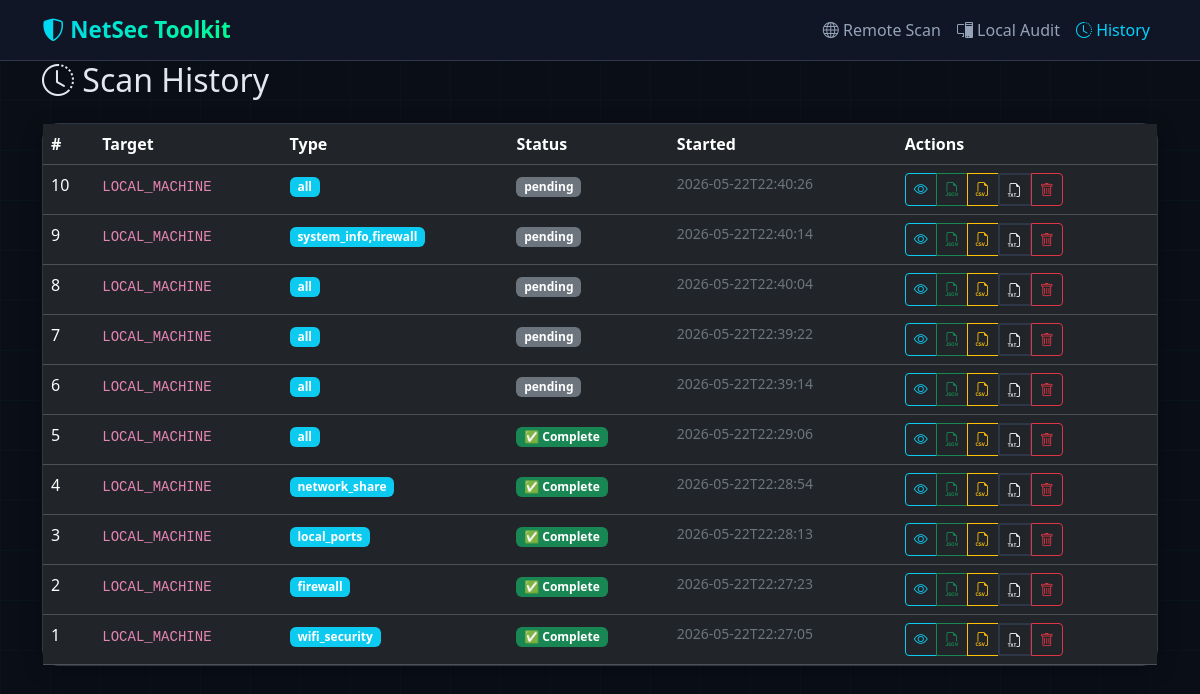
The page /scans on the database as committed earlier.
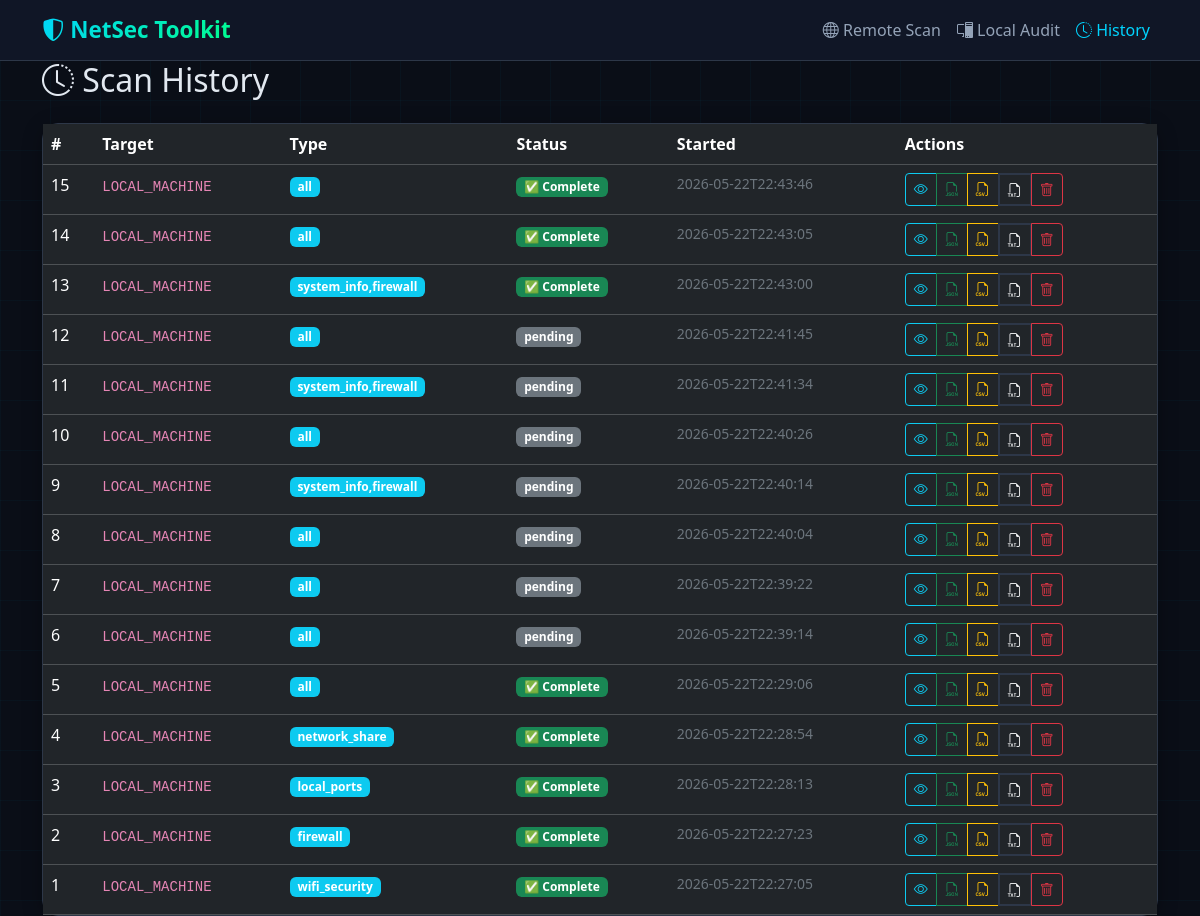
The same page on the database as committed later.
### utils/database.py (models this page shows, shortened)
class ScanHistory(db.Model):
    __tablename__ = 'scan_history'
    id = db.Column(db.Integer, primary_key=True)
    target_url = db.Column(db.String(500), nullable=False)
    scan_type = db.Column(db.String(100), nullable=False)
    status = db.Column(db.String(50), default='running')
    results = db.Column(db.Text, default='{}')
    started_at = db.Column(db.DateTime, default=datetime.utcnow)
    completed_at = db.Column(db.DateTime, nullable=True)
    def to_dict(self):
        return {
            'id': self.id,
            'target_url': self.target_url,
            'scan_type': self.scan_type,
            'status': self.status,
            'started_at': self.started_at.isoformat() if self.started_at else None,
            'completed_at': self.completed_at.isoformat() if self.completed_at else None,
        }

### app.py (the view)
@app.route('/scans')
def scans():
    history = ScanHistory.query.order_by(ScanHistory.started_at.desc()).all()
    return render_template('scans.html', scans=[s.to_dict() for s in history])

### templates/scans.html (shortened to what this page needs)
<!DOCTYPE html>
<html lang="en" data-bs-theme="dark">
<head>
    <link href="https://cdn.jsdelivr.net/npm/bootstrap@5.3.2/dist/css/bootstrap.min.css" rel="stylesheet">
    <link href="https://cdn.jsdelivr.net/npm/bootstrap-icons@1.11.2/font/bootstrap-icons.css" rel="stylesheet">
    <link rel="stylesheet" href="{{ url_for('static', filename='css/main.css') }}">
</head>
<body>
    <nav class="navbar navbar-expand-lg sticky-top">
        <div class="container">
            <a class="navbar-brand" href="/"><i class="bi bi-shield-shaded"></i> NetSec Toolkit</a>
            <div class="collapse navbar-collapse" id="navbarNav">
                <ul class="navbar-nav ms-auto">
                    <li class="nav-item"><a class="nav-link" href="/"><i class="bi bi-globe"></i> Remote Scan</a></li>
                    <li class="nav-item"><a class="nav-link" href="/local"><i class="bi bi-pc-display"></i> Local Audit</a></li>
                    <li class="nav-item"><a class="nav-link active" href="/scans"><i class="bi bi-clock-history"></i> History</a></li>
                </ul>
            </div>
        </div>
    </nav>
    <div class="container position-relative" style="z-index: 1;">
        <h2 class="mb-4"><i class="bi bi-clock-history"></i> Scan History</h2>
        {% if scans %}
        <div class="card">
            <div class="card-body p-0">
                <div class="table-responsive">
                    <table class="table table-dark table-hover mb-0">
                        <thead>
                            <tr>
                                <th>#</th>
                                <th>Target</th>
                                <th>Type</th>
                                <th>Status</th>
                                <th>Started</th>
                                <th>Actions</th>
                            </tr>
                        </thead>
                        <tbody>
                            {% for s in scans %}
                            <tr class="scan-row" onclick="window.location='/scan/{{ s.id }}'">
                                <td>{{ s.id }}</td>
                                <td><code>{{ s.target_url }}</code></td>
                                <td><span class="badge bg-info">{{ s.scan_type[:30] }}</span></td>
                                <td>
                                    {% if s.status == 'completed' %}
                                        <span class="badge bg-success status-badge">✅ Complete</span>
                                    {% elif s.status == 'running' %}
                                        <span class="badge bg-warning text-dark status-badge">⏳ Running</span>
                                    {% else %}
                                        <span class="badge bg-secondary status-badge">{{ s.status }}</span>
                                    {% endif %}
                                </td>
                                <td class="text-secondary small">{{ s.started_at[:19] if s.started_at else '—' }}</td>
                                <td>
                                    <div class="btn-group btn-group-sm">
                                        <a href="/scan/{{ s.id }}" class="btn btn-outline-info" title="View"><i class="bi bi-eye"></i></a>
                                        <a href="/api/export/{{ s.id }}/json" class="btn btn-outline-success" title="JSON"><i class="bi bi-filetype-json"></i></a>
                                        <a href="/api/export/{{ s.id }}/csv" class="btn btn-outline-warning" title="CSV"><i class="bi bi-filetype-csv"></i></a>
                                        <a href="/api/export/{{ s.id }}/txt" class="btn btn-outline-light" title="TXT"><i class="bi bi-filetype-txt"></i></a>
                                        <button class="btn btn-outline-danger" title="Delete" onclick="event.stopPropagation();deleteScan({{ s.id }})"><i class="bi bi-trash"></i></button>
                                    </div>
                                </td>
                            </tr>
                            {% endfor %}
                        </tbody>
                    </table>
                </div>
            </div>
        </div>
        {% endif %}
    </div>
</body>
</html>

### static/css/main.css (style rules this page uses)
:root { --bg-primary: #0a0e17; --bg-secondary: #111827; --bg-card: #1a1f2e; --accent-cyan: #00d4ff; --accent-green: #00ff88; --accent-red: #ff3355; --accent-yellow: #ffaa33; --text-primary: #e2e8f0; --text-secondary: #94a3b8; --border-color: #2d3748; }
* { box-sizing: border-box; }
body { background: var(--bg-primary); color: var(--text-primary); font-family: 'Segoe UI', system-ui, -apple-system, sans-serif; min-height: 100vh; }
.navbar { background: rgba(17, 24, 39, 0.95) !important; backdrop-filter: blur(20px); border-bottom: 1px solid var(--border-color); z-index: 100; }
.navbar-brand { font-weight: 800; font-size: 1.4rem; background: linear-gradient(135deg, var(--accent-cyan), var(--accent-green)); -webkit-background-clip: text; -webkit-text-fill-color: transparent; }
.nav-link { color: var(--text-secondary) !important; font-weight: 500; }
.nav-link:hover, .nav-link.active { color: var(--accent-cyan) !important; }
.card { background: var(--bg-card); border: 1px solid var(--border-color); border-radius: 16px; transition: all 0.3s ease; box-shadow: 0 4px 20px rgba(0, 0, 0, 0.3); }
.btn-outline-light { border: 2px solid var(--border-color); border-radius: 10px; font-weight: 600; }

### templates/scans.html (style rules this page uses)
.scan-row { transition: all 0.2s; cursor: pointer; }
.status-badge { font-size: 0.75rem; }

Rows that differ between the two databases and show on the page:
added ScanHistory: id "15", target_url "LOCAL_MACHINE", scan_type "all", status "✅ Complete", started_at "2026-05-22T22:43:46"
added ScanHistory: id "14", target_url "LOCAL_MACHINE", scan_type "all", status "✅ Complete", started_at "2026-05-22T22:43:05"
added ScanHistory: id "13", target_url "LOCAL_MACHINE", scan_type "system_info,firewall", status "✅ Complete", started_at "2026-05-22T22:43:00"
added ScanHistory: id "12", target_url "LOCAL_MACHINE", scan_type "all", status "pending", started_at "2026-05-22T22:41:45"
added ScanHistory: id "11", target_url "LOCAL_MACHINE", scan_type "system_info,firewall", status "pending", started_at "2026-05-22T22:41:34"
